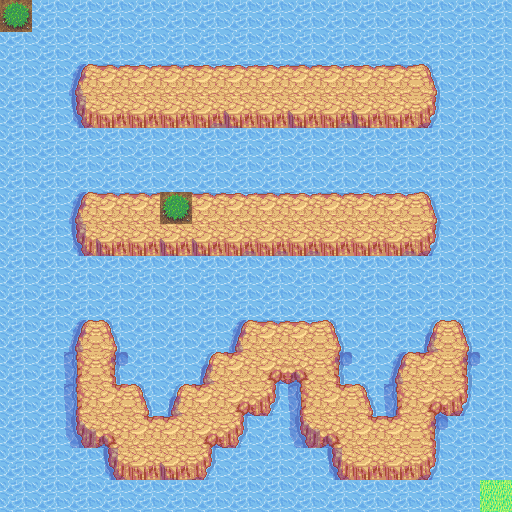

A 2D game scene composited from a Tiled map and its tileset images. What follows is a short description and the map's XML, with every tile layer's data as written:
An orthogonal 16x16 tile map with 32x32 px tiles, 2 tile layers (Tile Layer 1, Tile Layer 2), 2 tilesets and 2 objects.

<map version="1.5" tiledversion="1.6.0" orientation="orthogonal" renderorder="right-down" width="16" height="16" tilewidth="32" tileheight="32" infinite="0" nextlayerid="5" nextobjectid="3">
 <tileset firstgid="1" source="tileset.tsx" />
 <tileset firstgid="393" source="oga_tiles.tsx" />
 <layer id="1" name="Tile Layer 1" width="16" height="16">
  <properties>
   <property name="prop1" value="dd" />
  </properties>
  <data encoding="csv">
395,1,1,1,1,1,1,1,1,1,1,1,1,1,1,1,
1,1,1,1,1,1,1,1,1,1,1,1,1,1,1,1,
1,1,3,4,30,4,30,34,34,4,30,34,4,35,1,1,
1,1,43,48,48,48,44,74,48,74,44,74,48,75,1,1,
1,1,1,1,1,1,1,1,1,1,1,1,1,1,1,1,
1,1,1,1,1,1,1,1,1,1,1,1,1,1,1,1,
1,1,3,4,4,395,4,34,4,34,4,34,30,5,1,1,
1,1,43,74,48,74,74,44,44,44,48,48,44,75,1,1,
1,1,1,1,1,1,1,1,1,1,1,1,1,1,1,1,
1,1,1,1,1,1,1,1,1,1,1,1,1,1,1,1,
1,1,3,35,1,1,1,3,4,34,35,1,1,29,35,1,
1,1,59,61,1,1,29,31,47,45,61,1,3,31,61,1,
1,1,59,33,35,29,31,47,49,59,33,35,59,47,75,1,
1,1,73,45,33,31,47,49,1,73,45,33,31,61,1,1,
1,1,1,43,48,74,49,1,1,1,43,48,48,75,1,1,
1,1,1,1,1,1,1,1,1,1,1,1,1,1,1,32
</data>
 </layer>
 <objectgroup id="2" name="Object Layer 1">
  <object id="1" x="158.651" y="45.447">
   <properties>
    <property name="prop1" type="int" value="0" />
   </properties>
  </object>
  <object id="2" x="333.539" y="132.146" width="82.0781" height="17">
   <text wrap="1">Hello World</text>
  </object>
 </objectgroup>
 <layer id="3" name="Tile Layer 2" width="16" height="16">
  <data encoding="csv">
0,0,0,0,0,0,0,0,0,0,0,0,0,0,0,0,
0,0,0,0,0,0,0,0,0,0,0,0,0,0,0,0,
0,0,0,0,0,0,0,0,0,0,0,0,0,0,0,0,
0,0,0,0,0,0,0,0,0,0,0,0,0,0,0,0,
0,0,0,0,0,0,0,0,0,0,0,0,0,0,0,0,
0,0,0,0,0,0,0,0,0,0,0,0,0,0,0,0,
0,0,0,0,0,0,0,0,0,0,0,0,0,0,0,0,
0,0,0,0,0,0,0,0,0,0,0,0,0,0,0,0,
0,0,0,0,0,0,0,0,0,0,0,0,0,0,0,0,
0,0,0,0,0,0,0,0,0,0,0,0,0,0,0,0,
0,0,0,0,0,0,0,0,0,0,0,0,0,0,0,0,
0,0,0,0,0,0,0,0,0,0,0,0,0,0,0,0,
0,0,0,0,0,0,0,0,0,0,0,0,0,0,0,0,
0,0,0,0,0,0,0,0,0,0,0,0,0,0,0,0,
0,0,0,0,0,0,0,0,0,0,0,0,0,0,0,0,
0,0,0,0,0,0,0,0,0,0,0,0,0,0,0,22
</data>
 </layer>
 <imagelayer id="4" name="Image Layer 1" />
</map>